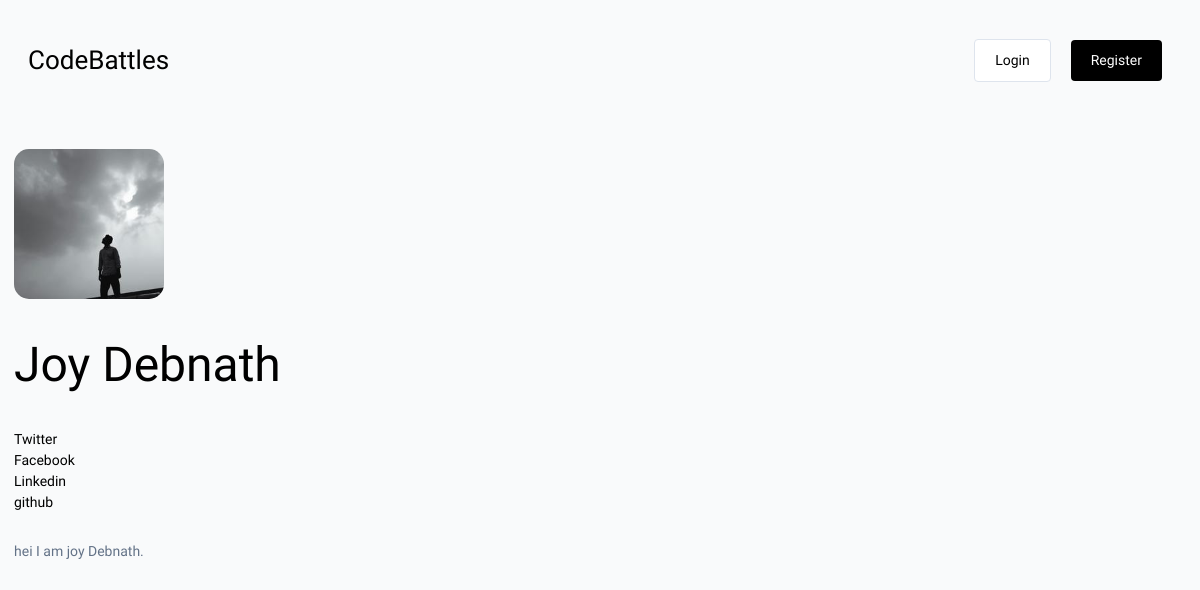
Page /user/6f59a448-4f54-49eb-8b3c-22ffe721e4c7/ on the committed database.
### base/models.py (models this page shows)
class User(AbstractUser):
    name = models.CharField(max_length=100, null=True)
    email = models.EmailField(unique=True, null=True)
    bio = models.TextField(null=True, blank=True)
    professional_participant = models.BooleanField(default=True, null=True)
    avatar = ResizedImageField(size=[300, 300], default='avatar.png')
    id = models.UUIDField(default=uuid.uuid4, unique=True, primary_key=True, editable=False)
    USERNAME_FIELD = 'email'
    REQUIRED_FIELDS = ['username']
    twitter = models.URLField(max_length=500, null=True, blank=True)
    linkedin = models.URLField(max_length=500, null=True, blank=True)
    website = models.URLField(max_length=500, null=True, blank=True)
    facebook = models.URLField(max_length=500, null=True, blank=True)
    github = models.URLField(max_length=500, null=True, blank=True)
    class Meta:
        ordering = ['avatar']

### base/views.py (the view)
# urls.py: path('user/<str:pk>/', views.user_page, name='profile'),
def user_page(request, pk):
    user = User.objects.get(id=pk)
    context = {'user': user}
    return render(request, 'profile.html', context)

### templates/profile.html (shortened to what this page needs)
{% extends 'base.html' %}
{% block content %}
  <div class="section">
        <img class="user--avatar--lg" src="{{user.avatar.url}}"/>
        <h1>{{user.name}}</h1>
    </div>
    <div class="section">
        {% if user.twitter %}
            <div>
                <a href="{{user.twitter}}" target="_blank">Twitter</a>
            </div>
        {% endif %}
        {% if user.facebook %}
            <div>
                <a href="{{user.facebook}}" target="_blank">Facebook</a>
            </div>
        {% endif %}
        {% if user.linkedin %}
            <div>
                <a href="{{user.linkedin}}" target="_blank">Linkedin</a>
            </div>
        {% endif %}
        {% if user.github %}
            <div>
                <a href="{{user.github}}" target="_blank">github</a>
            </div>
        {% endif %}
    </div>
    <div class="section">
        {% if user.bio %}
        <p>{{user.bio}}</p>
        {% endif %}
    </div>
{% endblock %}

### static/css/main.css (style rules this page uses)
* { box-sizing: border-box; margin: 0; padding: 0; font-family: 'Readex Pro'; background-color: rgb(249, 250,251); line-height: 1.5em; color: #000; font-size: 14px; }
h1,h2,h3,h4,h5,h6 { font-weight: 500; }
h1 { font-size: 48px; }
p { color: #637287; }
a { text-decoration: none; }
.section { margin: 2em 0; }
.user--avatar--lg { height: 150px; width: 150px; object-fit: cover; border-radius: 15px; margin: 0; padding: 0; line-height: 0; }

### static/css/event.css (style rules this page uses)
* { line-height: 1.5em; }
h1,h2,h3,h4,h5,h6 { margin-top: 0.5em; margin-bottom: 0.5em; }
p { margin: 1em 0; }

### rows in the picture
User: avatar (picture), name "Joy Debnath", bio "hei I am joy Debnath."
